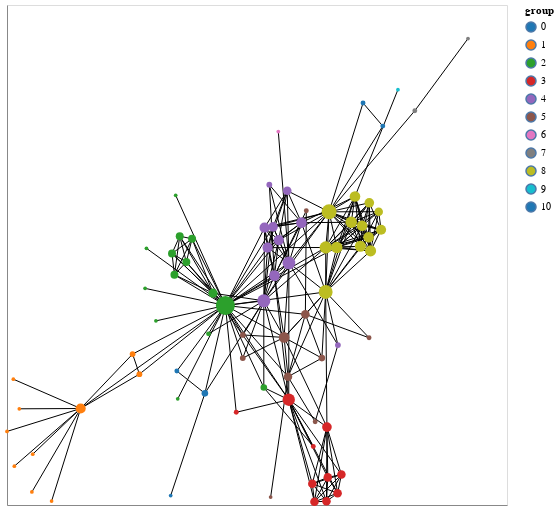

Source (notebook cell):
### Markdown cell above
### Customizing visual encodings

In addition to the node positions, the other visual variables can also be changed to reflect design choices and the network data. Let's start with `node_size` and `node_color`:

### Code cell
nxa.draw_networkx(G, pos=pos,
    node_size='degree:Q',
    node_color='group:N',
    cmap = "category10", # pass colormap that is used
    node_tooltip='name:N',
    linewidths=0, # remove borders from circles
).properties(width=500, height=500)

### Figure 1 — Vega-Lite specification as saved in the notebook (floating-point values rounded to 4 significant figures; data arrays with more than 128 entries replaced by an {"elided": "..."} marker saying what was removed)
{"config": {"view": {"continuousWidth": 300, "continuousHeight": 300}}, "layer": [{"data": {"name": "data-407ca6c8d73c481b6858acae27e424f8"}, "mark": {"type": "line", "color": "black", "opacity": 1, "strokeWidth": 1}, "encoding": {"detail": {"field": "edge", "type": "quantitative"}, "x": {"axis": {"grid": false, "labels": false, "ticks": false, "title": ""}, "field": "x", "type": "quantitative"}, "y": {"axis": {"grid": false, "labels": false, "ticks": false, "title": ""}, "field": "y", "type": "quantitative"}}}, {"data": {"name": "data-d251b23d403d030d097764588cd9f92a"}, "mark": {"type": "point", "fill": "group:N", "opacity": 1, "strokeWidth": 0}, "encoding": {"fill": {"field": "group", "scale": {"scheme": "category10"}, "type": "nominal"}, "size": {"field": "degree", "legend": null, "type": "quantitative"}, "tooltip": {"field": "name", "type": "nominal"}, "x": {"axis": {"grid": false, "labels": false, "ticks": false}, "field": "x", "type": "quantitative"}, "y": {"axis": {"grid": false, "labels": false, "ticks": false}, "field": "y", "type": "quantitative"}}}], "height": 500, "width": 500, "$schema": "https://vega.github.io/schema/vega-lite/v5.8.0.json", "datasets": {"data-407ca6c8d73c481b6858acae27e424f8": {"elided": "508 records"}, "data-d251b23d403d030d097764588cd9f92a": [{"between": 0.1768, "group": 1, "x": -0.7054, "name": "Myriel", "degree": 10, "y": -0.2491}, {"between": 0.0, "group": 1, "x": -0.9507, "name": "Napoleon", "degree": 1, "y": -0.2499}, {"between": 0.0, "group": 1, "x": -0.4704, "name": "Mlle.Baptistine", "degree": 3, "y": -0.1598}, {"between": 0.0, "group": 1, "x": -0.4976, "name": "Mme.Magloire", "degree": 3, "y": -0.1076}, {"between": 0.0, "group": 1, "x": -0.897, "name": "CountessdeLo", "degree": 1, "y": -0.3678}, {"between": 0.0, "group": 1, "x": -0.9005, "name": "Geborand", "degree": 1, "y": -0.4662}, {"between": 0.0, "group": 1, "x": -0.8216, "name": "Champtercier", "degree": 1, "y": -0.4899}, {"between": 0.0, "group": 1, "x": -0.9707, "name": "Cravatte", "degree": 1, "y": -0.3992}, {"between": 0.0, "group": 1, "x": -1.0, "name": "Count", "degree": 1, "y": -0.3087}, {"between": 0.0, "group": 1, "x": -0.9746, "name": "OldMan", "degree": 1, "y": -0.1729}, {"between": 0.0, "group": 2, "x": -0.4422, "name": "Labarre", "degree": 1, "y": 0.1674}, {"between": 0.57, "group": 2, "x": -0.1265, "name": "Valjean", "degree": 36, "y": 0.01878}, {"between": 0.0, "group": 3, "x": -0.08305, "name": "Marguerite", "degree": 2, "y": -0.259}, {"between": 0.0, "group": 2, "x": -0.3171, "name": "Mme.deR", "degree": 1, "y": -0.224}, {"between": 0.0, "group": 2, "x": -0.4042, "name": "Isabeau", "degree": 1, "y": -0.02125}, {"between": 0.0, "group": 2, "x": -0.3253, "name": "Gervais", "degree": 1, "y": 0.3052}, {"between": 0.04063, "group": 3, "x": 0.2797, "name": "Tholomyes", "degree": 9, "y": -0.2974}, {"between": 0.0, "group": 3, "x": 0.2212, "name": "Listolier", "degree": 7, "y": -0.4446}, {"between": 0.0, "group": 3, "x": 0.3376, "name": "Fameuil", "degree": 7, "y": -0.4208}, {"between": 0.0, "group": 3, "x": 0.2832, "name": "Blacheville", "degree": 7, "y": -0.4282}, {"between": 0.0, "group": 3, "x": 0.2779, "name": "Favourite", "degree": 7, "y": -0.4904}, {"between": 0.0, "group": 3, "x": 0.2298, "name": "Dahlia", "degree": 7, "y": -0.4916}, {"between": 0.0, "group": 3, "x": 0.3224, "name": "Zephine", "degree": 7, "y": -0.4694}, {"between": 0.1296, "group": 3, "x": 0.1269, "name": "Fantine", "degree": 15, "y": -0.2262}, {"between": 0.029, "group": 4, "x": 0.0697, "name": "Mme.Thenardier", "degree": 11, "y": 0.09637}, {"between": 0.0749, "group": 4, "x": 0.1276, "name": "Thenardier", "degree": 16, "y": 0.1295}, {"between": 0.0238, "group": 5, "x": 0.1084, "name": "Cosette", "degree": 11, "y": -0.06426}, {"between": 0.05433, "group": 4, "x": 0.02723, "name": "Javert", "degree": 17, "y": 0.03096}, {"between": 0.02649, "group": 0, "x": -0.2085, "name": "Fauchelevent", "degree": 4, "y": -0.2098}, {"between": 0.008041, "group": 2, "x": -0.176, "name": "Bamatabois", "degree": 8, "y": 0.05071}, {"between": 0.0, "group": 3, "x": 0.2253, "name": "Perpetue", "degree": 2, "y": -0.3479}, {"between": 0.00864, "group": 2, "x": 0.02725, "name": "Simplice", "degree": 4, "y": -0.1946}, {"between": 0.0, "group": 2, "x": -0.4476, "name": "Scaufflaire", "degree": 1, "y": 0.06324}, {"between": 0.0, "group": 2, "x": -0.1939, "name": "Woman1", "degree": 2, "y": -0.05495}, {"between": 0.0, "group": 2, "x": -0.3091, "name": "Judge", "degree": 6, "y": 0.199}, {"between": 0.0, "group": 2, "x": -0.34, "name": "Champmathieu", "degree": 6, "y": 0.1539}, {"between": 0.0, "group": 2, "x": -0.3302, "name": "Brevet", "degree": 6, "y": 0.09861}, {"between": 0.0, "group": 2, "x": -0.2598, "name": "Chenildieu", "degree": 6, "y": 0.192}, {"between": 0.0, "group": 2, "x": -0.2827, "name": "Cochepaille", "degree": 6, "y": 0.1317}, {"between": 0.006925, "group": 4, "x": 0.3236, "name": "Pontmercy", "degree": 3, "y": -0.08409}, {"between": 0.0, "group": 6, "x": 0.08523, "name": "Boulatruelle", "degree": 1, "y": 0.4708}, {"between": 0.01149, "group": 4, "x": 0.1778, "name": "Eponine", "degree": 11, "y": 0.2341}, {"between": 0.0, "group": 4, "x": 0.04932, "name": "Anzelma", "degree": 3, "y": 0.3327}, {"between": 0.0, "group": 5, "x": -0.05641, "name": "Woman2", "degree": 3, "y": -0.05788}, {"between": 0.0, "group": 0, "x": -0.3206, "name": "MotherInnocent", "degree": 2, "y": -0.1517}, {"between": 0.0, "group": 0, "x": -0.3452, "name": "Gribier", "degree": 1, "y": -0.4754}, {"between": 0.0, "group": 7, "x": 0.844, "name": "Jondrette", "degree": 1, "y": 0.7127}, {"between": 0.02632, "group": 7, "x": 0.6313, "name": "Mme.Burgon", "degree": 2, "y": 0.5251}, {"between": 0.1651, "group": 8, "x": 0.2884, "name": "Gavroche", "degree": 22, "y": 0.2623}, {"between": 0.02021, "group": 5, "x": 0.1935, "name": "Gillenormand", "degree": 7, "y": -0.004292}, {"between": 0.0002172, "group": 5, "x": 0.1972, "name": "Magnon", "degree": 2, "y": 0.2651}, {"between": 0.0476, "group": 5, "x": 0.1239, "name": "Mlle.Gillenormand", "degree": 7, "y": -0.1665}, {"between": 0.0003509, "group": 5, "x": 0.2327, "name": "Mme.Pontmercy", "degree": 2, "y": -0.2834}, {"between": 0.0, "group": 5, "x": 0.05458, "name": "Mlle.Vaubois", "degree": 1, "y": -0.4794}, {"between": 0.0, "group": 5, "x": 0.2594, "name": "Lt.Gillenormand", "degree": 4, "y": -0.1181}, {"between": 0.132, "group": 8, "x": 0.2747, "name": "Marius", "degree": 19, "y": 0.05393}, {"between": 0.0, "group": 5, "x": 0.4483, "name": "BaronessT", "degree": 2, "y": -0.06524}, {"between": 0.02766, "group": 8, "x": 0.3919, "name": "Mabeuf", "degree": 11, "y": 0.3021}, {"between": 0.04255, "group": 8, "x": 0.275, "name": "Enjolras", "degree": 15, "y": 0.1695}, {"between": 0.00125, "group": 8, "x": 0.4203, "name": "Combeferre", "degree": 11, "y": 0.2261}, {"between": 0.0, "group": 8, "x": 0.4492, "name": "Prouvaire", "degree": 9, "y": 0.2857}, {"between": 0.00125, "group": 8, "x": 0.4464, "name": "Feuilly", "degree": 11, "y": 0.1961}, {"between": 0.005267, "group": 8, "x": 0.3769, "name": "Courfeyrac", "degree": 13, "y": 0.2351}, {"between": 0.002185, "group": 8, "x": 0.4136, "name": "Bahorel", "degree": 12, "y": 0.1727}, {"between": 0.03075, "group": 8, "x": 0.319, "name": "Bossuet", "degree": 13, "y": 0.1696}, {"between": 0.002185, "group": 8, "x": 0.4542, "name": "Joly", "degree": 12, "y": 0.1607}, {"between": 0.0001504, "group": 8, "x": 0.4962, "name": "Grantaire", "degree": 10, "y": 0.2156}, {"between": 0.0, "group": 9, "x": 0.5638, "name": "MotherPlutarch", "degree": 1, "y": 0.5799}, {"between": 0.00496, "group": 4, "x": 0.0302, "name": "Gueulemer", "degree": 10, "y": 0.2211}, {"between": 0.00496, "group": 4, "x": 0.08718, "name": "Babet", "degree": 10, "y": 0.1887}, {"between": 0.004862, "group": 4, "x": 0.04233, "name": "Claquesous", "degree": 10, "y": 0.1691}, {"between": 0.003874, "group": 4, "x": 0.06413, "name": "Montparnasse", "degree": 9, "y": 0.2233}, {"between": 0.0, "group": 5, "x": -0.05695, "name": "Toussaint", "degree": 3, "y": -0.118}, {"between": 0.0, "group": 10, "x": 0.5031, "name": "Child1", "degree": 2, "y": 0.4852}, {"between": 0.0, "group": 10, "x": 0.4241, "name": "Child2", "degree": 2, "y": 0.5452}, {"between": 0.0004386, "group": 4, "x": 0.121, "name": "Brujon", "degree": 7, "y": 0.3171}, {"between": 0.0, "group": 8, "x": 0.4869, "name": "Mme.Hucheloup", "degree": 7, "y": 0.2625}]}}
